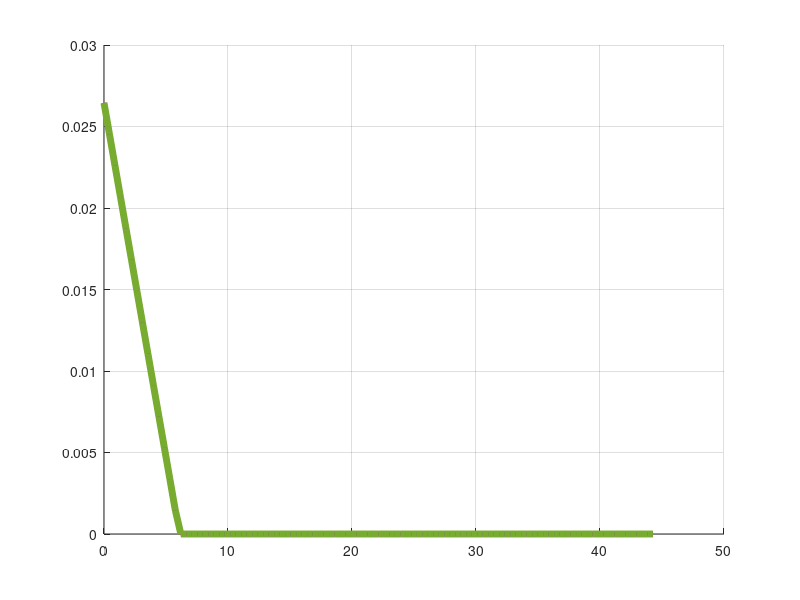
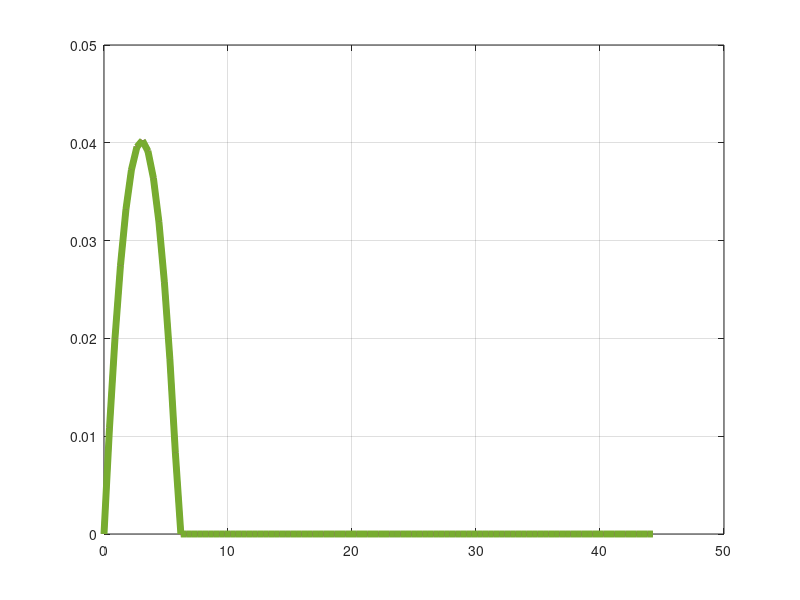

Recreate these plots in MATLAB, in order.
clear all;close all;clc

%% Characterization Of Photovoltaic Panel Using Single Diode Model
%%%%%%%%%%%%%%%%%%%%%%%%%%%%%%%%%%%%%%%%%%%%%%%%%%%%%%%%%%%%%%%%%%%%%%%%%%%%%%%%%%%%%%%%%
it=input('Enter the number of curves you aim to plot: 1,2...N: ');
for N=1:it
%% PV Module DATA
T=input('Enter the value of T en °C: ');                    % Temperature of the celle en °C
G=input('Enter the value of solar irradiance en °W/m2: ');  % Solar Irradiance en W/m2
ai=0.034/100;                     % Current Tmperature coefficient(ki)
av=-0.34/100;                     % Voltage Tmperature coefficient(kv)
Isc_r=5.3;                        % Short-circuit current
Voc_r=44.2;                       % Opent circuit voltage
Vm=36;                            % Maximum voltage @ STC
Im=4.87;                          % Maximum current @ STC
Pm=175;                           % Maximum power   @ STC
Ns=72;                            % nomber of Cells   
n=1.3;                            % Diode ideality factor

%% Internal parameters%%%%%%%%%%%%%
Gr=1000;                          % reference irradiance
T=T+273.6;                        % 
Tr= 25 +273.6;                    % Temperature reference
dT=T-Tr;
Isc=Isc_r+ai*dT;                  % variation of Isc with T°
Voc=Voc_r+av*dT;                  % variation de Vco with T°
q=1.60217646*power(10,-19);       % charge constant
K=1.3806503*power(10,-23);        % Boltzmann constant
Vt=(Ns*n*K*T/q);                  % Thermal voltage 
Eg=1.12;                          % gap energy
Iph=Isc*(G/Gr);                   % photo-current
Iss=(Isc)/(   exp( Voc/Vt )-1 );  % saturation current
Is=Iss*( (T/Tr)^3 ) * exp ( ( (q*Eg)/(n*K) )*((1/Tr)-(1/T)) );%saturation current
Rs=0.2;                           % series resistance 
Rp=230;                           % parallele resistance
%%
I=Iph;             % initial codition
V=0:(Voc/100):Voc; % input voltage array
for n1=1:length(V) 
    
        
    for n2=1:20                          % Newton-Raphson loop for calculating output current
    Vd= (V(n1)+Rs*I);                    % Diode Voltage
    Id=Is*( exp(Vd/Vt) -1);              % Diode current
    Ip=Vd/Rp;                            % Parallele resistance Current
    f=Iph-I-Id-Ip;                       % f(I)=0
    df=-1-(Is*Rs/Vt)*exp(Vd/Vt)-(Rs/Rp); % f'(I)=0
    I=I-f/df;% Newton-Raphson formula
    
    end % end of Newton-Raphson
    
    if I<0
        I=0;
    end
    Ipv(n1)=I;                           % Accumulation of output currant 

end 
%%
P=Ipv.*V;% Output power
figure(1)
hold on
plot(V,Ipv,'linewidth',N)%  
grid on
figure(2)
plot(V,P,'linewidth',N)% 
hold on
grid on
end